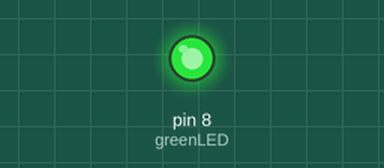
Bench run of a sketch on a simulated Arduino Uno, built with avr-gcc and run on an emulated ATmega328P. Shown: output pins drawn as LEDs (lit = HIGH).

Above: at 0.7 s.
At 4.7 s:
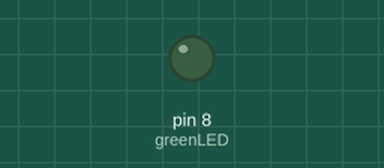
Timing chart, 0 to 6.8 s (numbered marks = the images above):
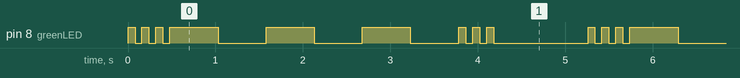

The sketch:

MORSE_CODE.ino
```cpp
int greenLED = 8;
int dit = 80;
int dah = 550;
int longWait = 1000;

void setup() {
  // put your setup code here, to run once:
  pinMode(greenLED,OUTPUT);
}

void loop() {
  // put your main code here, to run repeatedly:
  digitalWrite(greenLED,HIGH);
  delay(dit);
  digitalWrite(greenLED,LOW);
  delay(dit);

  digitalWrite(greenLED,HIGH);
  delay(dit);
  digitalWrite(greenLED,LOW);
  delay(dit);

  digitalWrite(greenLED,HIGH);
  delay(dit);
  digitalWrite(greenLED,LOW);
  delay(dit);

  digitalWrite(greenLED,HIGH);
  delay(dah);
  digitalWrite(greenLED,LOW);
  delay(dah);

  digitalWrite(greenLED,HIGH);
  delay(dah);
  digitalWrite(greenLED,LOW);
  delay(dah);

  digitalWrite(greenLED,HIGH);
  delay(dah);
  digitalWrite(greenLED,LOW);
  delay(dah);

  digitalWrite(greenLED,HIGH);
  delay(dit);
  digitalWrite(greenLED,LOW);
  delay(dit);

  digitalWrite(greenLED,HIGH);
  delay(dit);
  digitalWrite(greenLED,LOW);
  delay(dit);

  digitalWrite(greenLED,HIGH);
  delay(dit);
  digitalWrite(greenLED,LOW);
  delay(dit);

  delay(longWait);
}
```

Measured:
- by itself, pin 8 (greenLED): repeats every 5.3 s: 2 × (LOW 0.08 s, HIGH 0.08 s), LOW 0.08 s, 3 × (HIGH 0.55 s, LOW 0.55 s), 2 × (HIGH 0.08 s, LOW 0.08 s), HIGH 0.08 s, LOW 1.1 s, HIGH 0.08 s
- by itself, everything shown: repeats every 5.3 s, in 18 steps
